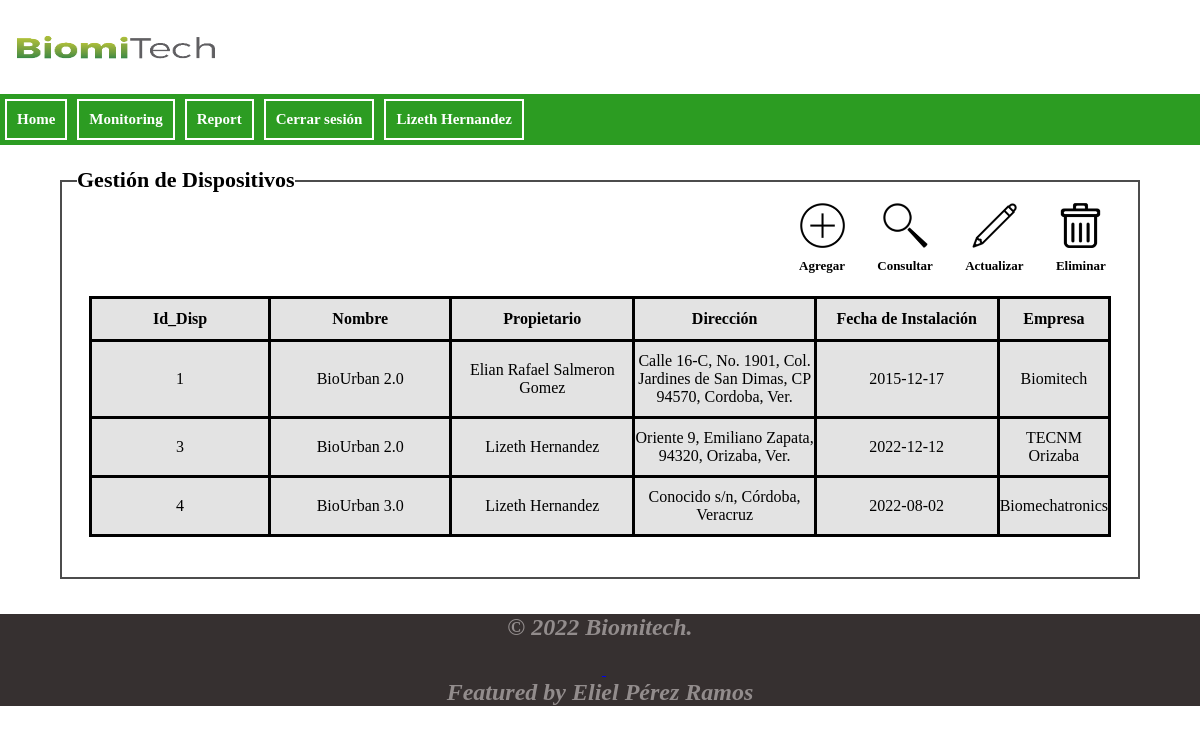
Screenshot of /gestionDisp.php (signed in) with the database file from the repository.
### tables this page shows
CREATE TABLE `dispositivo` (
  `id_dispositivo` int(10) NOT NULL,
  `id_user` int(10) NOT NULL,
  `nombreDisp` char(50) NOT NULL,
  `modelo` char(5) NOT NULL,
  `direccion` char(255) NOT NULL,
  `fechaInst` date NOT NULL,
  `empresa` char(60) NOT NULL,
  `latitud` double NOT NULL,
  `longitud` double NOT NULL
);

CREATE TABLE `users` (
  `id_user` int(10) NOT NULL,
  `nombre` char(70) NOT NULL,
  `usuario` char(20) NOT NULL,
  `password` char(20) NOT NULL,
  `roll` char(15) NOT NULL
);

### modelo/seeDisp.php (the view)
<?php
    if(isset($_SESSION['rol'])){
        include_once("conexion.php");
        $sql = "SELECT dispositivo.*, users.nombre FROM dispositivo INNER JOIN users
                ON dispositivo.id_user = users.id_user";
        $result = mysqli_query($conexion,$sql);
        $numRegistros = $result->num_rows;
        if($numRegistros >0){
    ?>
        <div class="contents">
            <section>
                <table>
                    <tr>
                        <td><strong>Id_Disp</strong></td>
                        <td><strong>Nombre</strong></td>
                        <td><strong>Propietario</strong></td>
                        <td><strong>Direcci&oacute;n</strong></td>
                        <td><strong>Fecha de Instalaci&oacute;n</strong></td>
                        <td><strong>Empresa</strong></td>
                    </tr>
                    <?php while($fila = $result->fetch_array()){?>
                    <tr>
                        <td><?php echo $fila['id_dispositivo']?></td>
                        <td><?php echo $fila['nombreDisp'].' '.$fila['modelo']?></td>
                        <td><?php echo $fila['nombre']?></td>
                        <td><?php echo $fila['direccion']?></td>
                        <td><?php echo $fila['fechaInst']?></td>
                        <td><?php echo $fila['empresa']?></td>
                    </tr>
                <?php
                    }
                }
                ?>
                </table>
            </section>
        </div>
<?php }else{
        header("Location: ../index.php");
    }
?>

### css/gestion.css (style rules this page uses)
* { margin: 0; padding: 0; }
table { width: 95%; margin: auto; margin-bottom: 10px; border-collapse: collapse; text-align: center; background-color: rgba(220, 220, 220, 0.800); }
table td { width: 20%; border: 3px solid black; height: 20px; padding: 10px 0; }

### css/footer.css (style rules this page uses)
footer { width: 100%; height: auto; background-color: rgb(54, 48, 48); font-style: italic; margin-top: 15px; }
.foot { text-align: center; color: rgb(146, 140, 140); }
footer .icons-wrapper { margin: auto; margin-top: 20px; }
.icon, .icon2 { display: inline-block; font-size: 44px; animation: float 5s ease-in-out infinite; }
.icon { animation-delay: 1s; }

### css/header.css (style rules this page uses)
.navbar { display: flex; flex-wrap: wrap; align-items: center; justify-content: space-between; background-color: #fff; padding: 15px; }
.navbar a { text-decoration: none; color: inherit; }
.logo img { margin-right: 50px; width: 200px; height: 60px; }
.icon, .icon2 { display: inline-block; font-size: 44px; animation: float 5s ease-in-out infinite; }
.icon { animation-delay: 1s; }

### rows the page displays
dispositivo: id_dispositivo "1", nombreDisp "BioUrban", modelo "2.0", id_user.nombre "Elian Rafael Salmeron Gomez", direccion "Calle 16-C, No. 1901, Col. Jardines de San Dimas, CP 94570, Cordoba, Ver.", fechaInst "2015-12-17", empresa "Biomitech"
dispositivo: id_dispositivo "3", nombreDisp "BioUrban", modelo "2.0", id_user.nombre "Lizeth Hernandez", direccion "Oriente 9, Emiliano Zapata, 94320, Orizaba, Ver.", fechaInst "2022-12-12", empresa "TECNM Orizaba"
dispositivo: id_dispositivo "4", nombreDisp "BioUrban", modelo "3.0", id_user.nombre "Lizeth Hernandez", direccion "Conocido s/n, Córdoba, Veracruz", fechaInst "2022-08-02", empresa "Biomechatronics"

### other values shown
$_SESSION["name"] "Lizeth Hernandez"
